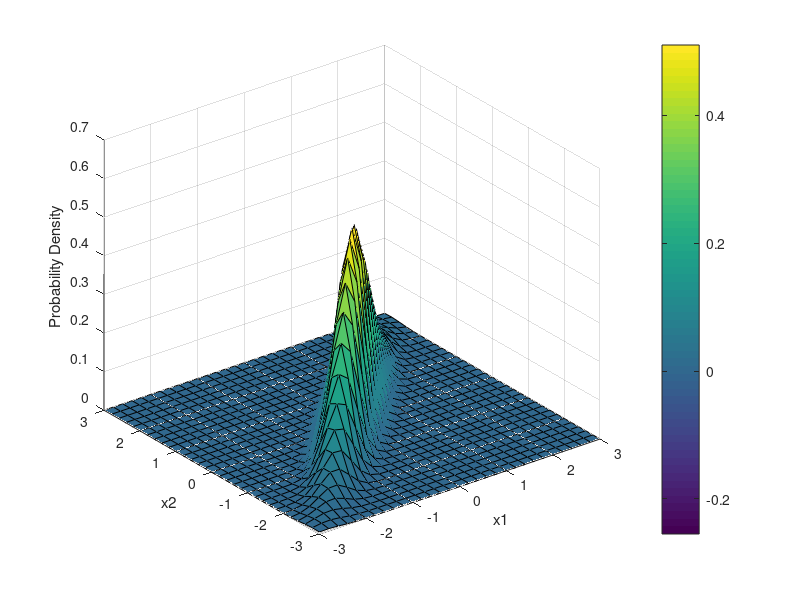

Source code (MATLAB): (Note: this script raises an error after producing the figure.)
%% Gibbs Sampling
%% Standard import statements
addpath('../');

%% Preliminary experiments

mu = [0 0];
Sigma = [1 .95; .95 1];
x1 = -3:.2:3; x2 = -3:.2:3;
[X1,X2] = meshgrid(x1,x2);
F = mvnpdf([X1(:) X2(:)],mu,Sigma);
F = reshape(F,length(x2),length(x1));

figure(1);
surf(x1,x2,F);
caxis([min(F(:))-.5*range(F(:)),max(F(:))]);
% axis([-3 3 -3 3 0 .4])
xlabel('x1'); ylabel('x2'); zlabel('Probability Density');
colorbar;

%% Gibbs sampling - special case of Metropolis-Hastings
% Strong dependencies between successive samples.

% Check that the Sigma matrix is psd
all(eig(Sigma) > 0)

% Generate first sample
x0 = mvnrnd(mu, Sigma);

% Define number of iterations
n_iter = 1000000

x = {x0}
for ii=1:n_iter
    % Generate sample x1 from p(x1|x2=a)
    sample_x1 = gaussian_conditional_sample(mu, Sigma, 1, 2, x{ii}(2));
    % Generate sample x2 from p(x2|x1=a)
    sample_x2 = gaussian_conditional_sample(mu, Sigma, 2, 2, x{ii}(1));
    % Store samples
    x{ii+1} = [sample_x1, sample_x2];
end

% Extracting the several dimensions
x1_samples = ones(1, length(x)); % pre-allocation
for ii=1:length(x)
    x1_samples(1,ii) = x{ii}(1);
end 

x2_samples = ones(1, length(x)); % pre-allocation
for ii=1:length(x)
    x2_samples(1,ii) = x{ii}(2);
end 

% Create concatenated matrux for plotting
concat_mat = cat(1,x1_samples, x2_samples).';

% Plotting
figure(2)
hist3(concat_mat, 'Nbins', [40, 40], 'FaceColor', [100 149 237]/255) %, 'FaceAlpha', 0.5)
title('Histogram of generated samples')
xlabel('x1'); ylabel('x2'); zlabel('Absolute frequency');

%% Gibbs sampling for > 3 dimensions

% Create new multivariate Gaussian
mu = [0 0 0];

% CHALLENGE: how to generate large psd matrices?
% https://math.stackexchange.com/questions/2624199/how-to-generate-a-large-psd-matrix-a-in-mathbbrn-times-n-where-math
v = [.25 .3 2 7 .6 .2;.67 .43 3 8 .6 .1;1 .7 1 2 .7 .2]
Sigma = v*v'
% Sigma = [.25 .3 2; .3 1 .1; 2 .1 5];
x1 = -3:.2:3; x2 = -3:.2:3; x3 = -3:.2:3

% Check that the Sigma matrix is psd
all(eig(Sigma) > 0)

% Generate first sample
x0 = mvnrnd(mu, Sigma);

% Define number of iterations
n_iter = 1000

% Generate samples
x = {x0};
for ii=1:n_iter
    % Generate sample x1 from p(x1|x2=a)
    observ = [x{ii}(2),x{ii}(3)]
    sample_x1 = gaussian_conditional_sample_ND(mu, Sigma, 1, observ);
    % Generate sample x2 from p(x2|x1=a)
    observ = [x{ii}(1),x{ii}(3)]
    sample_x2 = gaussian_conditional_sample_ND(mu, Sigma, 2, observ);
    % Same for x3
    observ = [x{ii}(1),x{ii}(2)]
    sample_x3 = gaussian_conditional_sample_ND(mu, Sigma, 3, observ);
    % Store samples
    x{ii+1} = [sample_x1, sample_x2];
end



